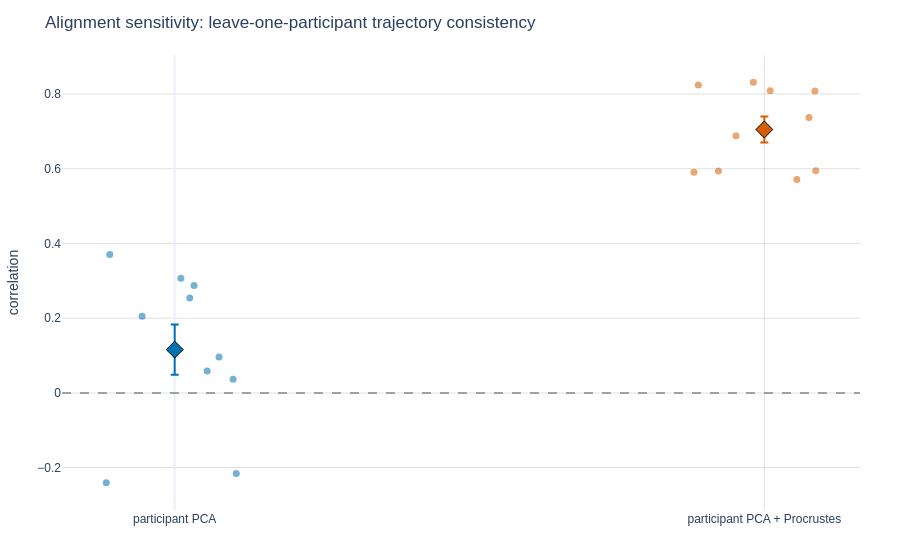
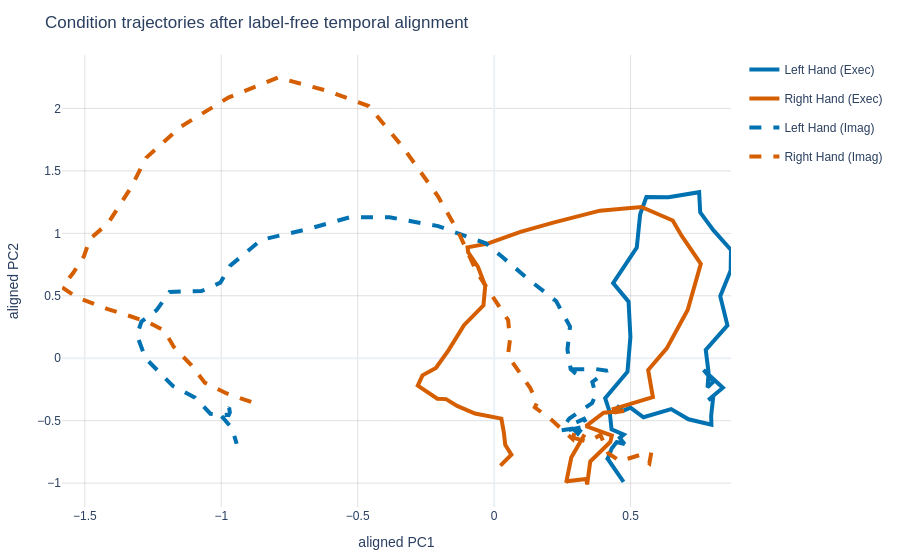

The code cell stored with these charts, in order, in its notebook:
### Code cell
# One point per participant: the spread is the result here, since alignment is
# claimed to make participants agree with each other.
alignment_representations = list(alignment_summary["representation"])
alignment_figure = plot_group_scatter_with_mean(
    [
        alignment_consistency.loc[
            alignment_consistency["representation"] == representation, "correlation"
        ].to_numpy()
        for representation in alignment_representations
    ],
    alignment_representations,
    point_labels=[
        alignment_consistency.loc[
            alignment_consistency["representation"] == representation, "subject"
        ].to_numpy()
        for representation in alignment_representations
    ],
    title="Alignment sensitivity: leave-one-participant trajectory consistency",
    yaxis_title="correlation",
    baseline=0.0,
)
alignment_figure.show()

aligned_trajectory_figure = plot_trajectory(
    condition_mean_paths(aligned_trajectories),
    labels=condition_names,
    color_map=CONDITION_COLOR_MAP,
    linestyle_map=CONDITION_DASH_MAP,
    dimensions=2,
    show_markers=False,
    smooth_window=5,
    axis_labels=["aligned PC1", "aligned PC2"],
    title="Condition trajectories after label-free temporal alignment",
)
aligned_trajectory_figure.show()

### Figure 1 — Plotly figure (JSON) as saved in the notebook; plotly's stock layout.template omitted (floating-point values rounded to 4 significant figures)
{"data": [{"hoverinfo": "y+text", "marker": {"color": "#0072B2", "opacity": 0.55, "size": 7}, "mode": "markers", "name": "participant PCA", "showlegend": false, "text": ["001", "002", "003", "004", "005", "006", "007", "008", "009", "010"], "type": "scatter", "x": [0.03287, -0.05525, -0.1102, -0.116, 0.07518, 0.09906, 0.02559, 0.05508, 0.01047, 0.1044], "y": [0.2873, 0.2051, 0.3707, -0.2408, 0.0958, 0.03679, 0.2542, 0.0588, 0.3068, -0.2155]}, {"error_y": {"array": [0.06707], "thickness": 2, "type": "data", "visible": true}, "marker": {"color": "#0072B2", "line": {"color": "black", "width": 1}, "size": 13, "symbol": "diamond"}, "mode": "markers", "name": "participant PCA mean", "showlegend": false, "type": "scatter", "x": [0], "y": [0.1159]}, {"hoverinfo": "y+text", "marker": {"color": "#D55E00", "opacity": 0.55, "size": 7}, "mode": "markers", "name": "participant PCA + Procrustes", "showlegend": false, "text": ["001", "002", "003", "004", "005", "006", "007", "008", "009", "010"], "type": "scatter", "x": [1.076, 0.8807, 1.086, 0.8881, 1.055, 0.9222, 1.087, 1.01, 0.9519, 0.9814], "y": [0.7374, 0.5906, 0.8082, 0.8243, 0.5715, 0.594, 0.5944, 0.8088, 0.6885, 0.8318]}, {"error_y": {"array": [0.03473], "thickness": 2, "type": "data", "visible": true}, "marker": {"color": "#D55E00", "line": {"color": "black", "width": 1}, "size": 13, "symbol": "diamond"}, "mode": "markers", "name": "participant PCA + Procrustes mean", "showlegend": false, "type": "scatter", "x": [1], "y": [0.7049]}], "layout": {"margin": {"b": 50, "l": 50, "r": 40, "t": 55}, "shapes": [{"line": {"color": "#888", "dash": "dash", "width": 1.5}, "type": "line", "x0": 0, "x1": 1, "xref": "x domain", "y0": 0, "y1": 0, "yref": "y"}], "title": {"text": "Alignment sensitivity: leave-one-participant trajectory consistency"}, "xaxis": {"tickmode": "array", "ticktext": ["participant PCA", "participant PCA + Procrustes"], "tickvals": [0, 1]}, "yaxis": {"title": {"text": "correlation"}}}}

### Figure 2 — Plotly figure (JSON) as saved in the notebook; plotly's stock layout.template omitted (floating-point values rounded to 4 significant figures)
{"data": [{"legendgroup": "Left Hand (Exec)", "line": {"color": "#0072b2", "dash": "solid", "width": 4}, "marker": {"color": "#0072b2", "size": 6}, "mode": "lines", "name": "Left Hand (Exec)", "showlegend": true, "type": "scatter", "x": [0.4489, 0.4576, 0.4715, 0.4994, 0.5473, 0.6487, 0.7122, 0.7961, 0.7953, 0.8029, 0.7849, 0.8382, 0.7675, 0.8036, 0.782, 0.7859, 0.7754, 0.8549, 0.8286, 0.8667, 0.868, 0.8033, 0.7551, 0.7512, 0.6388, 0.5579, 0.5351, 0.5227, 0.436, 0.4925, 0.4994, 0.4886, 0.4069, 0.4235, 0.4303, 0.4747, 0.4605, 0.4777, 0.4493, 0.4308, 0.4136, 0.4156, 0.4128, 0.4746, 0.4743], "y": [-0.3798, -0.3996, -0.4217, -0.3954, -0.4728, -0.4072, -0.4887, -0.5325, -0.4603, -0.3093, -0.334, -0.2363, -0.09382, -0.187, -0.2331, -0.1164, 0.06701, 0.2633, 0.4965, 0.7026, 0.8666, 1.025, 1.168, 1.329, 1.289, 1.29, 1.152, 0.8855, 0.601, 0.4532, 0.1703, -0.108, -0.3191, -0.4309, -0.5698, -0.6115, -0.6374, -0.6865, -0.6703, -0.7227, -0.8007, -0.8061, -0.7948, -0.9855, -0.9891]}, {"legendgroup": "Right Hand (Exec)", "line": {"color": "#d55e00", "dash": "solid", "width": 4}, "marker": {"color": "#d55e00", "size": 6}, "mode": "lines", "name": "Right Hand (Exec)", "showlegend": true, "type": "scatter", "x": [0.3312, 0.2827, 0.2639, 0.2674, 0.3378, 0.3408, 0.3522, 0.4257, 0.4314, 0.3364, 0.4015, 0.476, 0.446, 0.4387, 0.5817, 0.5645, 0.6325, 0.7091, 0.7573, 0.6875, 0.6544, 0.5397, 0.3877, 0.2167, 0.09625, -0.02385, -0.09741, -0.09526, -0.05966, -0.03269, -0.03925, -0.1105, -0.1675, -0.2134, -0.2627, -0.2799, -0.2081, -0.1762, -0.1356, -0.07017, 0.02641, 0.03568, 0.04064, 0.06318, 0.02304], "y": [-0.6104, -0.7947, -0.9955, -0.984, -0.966, -1.01, -0.8265, -0.6702, -0.6188, -0.5442, -0.4358, -0.4216, -0.4333, -0.4058, -0.3108, -0.09479, 0.07871, 0.3855, 0.7558, 0.9791, 1.102, 1.211, 1.181, 1.085, 1.012, 0.9172, 0.888, 0.8481, 0.7333, 0.5794, 0.4227, 0.2648, 0.06325, -0.07809, -0.1369, -0.2188, -0.3238, -0.3272, -0.3821, -0.4426, -0.4837, -0.5948, -0.6934, -0.7718, -0.8592]}, {"legendgroup": "Left Hand (Imag)", "line": {"color": "#0072b2", "dash": "dash", "width": 4}, "marker": {"color": "#0072b2", "size": 6}, "mode": "lines", "name": "Left Hand (Imag)", "showlegend": true, "type": "scatter", "x": [0.2737, 0.3435, 0.3293, 0.2782, 0.307, 0.325, 0.243, 0.2756, 0.3588, 0.3726, 0.3598, 0.4149, 0.3722, 0.3186, 0.2693, 0.2991, 0.2806, 0.2686, 0.278, 0.2277, 0.1229, 0.02802, -0.0305, -0.205, -0.3832, -0.5286, -0.6782, -0.8542, -0.9671, -1.003, -1.072, -1.189, -1.238, -1.293, -1.309, -1.278, -1.178, -1.096, -1.04, -0.9729, -0.9686, -0.9711, -1.001, -0.9611, -0.9436], "y": [-0.5743, -0.5429, -0.4861, -0.5366, -0.6043, -0.5513, -0.5781, -0.4828, -0.359, -0.2924, -0.1904, -0.09945, -0.0867, -0.09133, -0.08879, -0.1219, -0.0873, 0.06912, 0.2535, 0.4558, 0.6374, 0.8139, 0.9194, 1.057, 1.128, 1.129, 1.036, 0.9477, 0.741, 0.6056, 0.5384, 0.5308, 0.3829, 0.2937, 0.1836, -0.0001884, -0.2216, -0.3159, -0.4443, -0.4551, -0.4348, -0.3962, -0.4567, -0.5596, -0.6848]}, {"legendgroup": "Right Hand (Imag)", "line": {"color": "#d55e00", "dash": "dash", "width": 4}, "marker": {"color": "#d55e00", "size": 6}, "mode": "lines", "name": "Right Hand (Imag)", "showlegend": true, "type": "scatter", "x": [0.5758, 0.5688, 0.5324, 0.4607, 0.4178, 0.3896, 0.3437, 0.2947, 0.3089, 0.2965, 0.2876, 0.2112, 0.1491, 0.1572, 0.1324, 0.05038, 0.05784, 0.05138, -0.06289, -0.1311, -0.2058, -0.3348, -0.4599, -0.6121, -0.7918, -0.9739, -1.148, -1.276, -1.331, -1.414, -1.481, -1.504, -1.543, -1.584, -1.53, -1.418, -1.33, -1.265, -1.209, -1.192, -1.174, -1.11, -1.061, -0.9822, -0.878], "y": [-0.7555, -0.8411, -0.7763, -0.8238, -0.76, -0.6138, -0.6695, -0.639, -0.5908, -0.5782, -0.6478, -0.4955, -0.3932, -0.3559, -0.2389, 0.0208, 0.1461, 0.3041, 0.6852, 1.01, 1.296, 1.691, 2.019, 2.141, 2.247, 2.086, 1.854, 1.604, 1.367, 1.082, 0.9551, 0.815, 0.6823, 0.5674, 0.4888, 0.3958, 0.3339, 0.2859, 0.2201, 0.1553, 0.09079, -0.05518, -0.1954, -0.2804, -0.3594]}], "layout": {"margin": {"b": 50, "l": 50, "r": 40, "t": 55}, "title": {"text": "Condition trajectories after label-free temporal alignment"}, "xaxis": {"title": {"text": "aligned PC1"}}, "yaxis": {"title": {"text": "aligned PC2"}}}}
